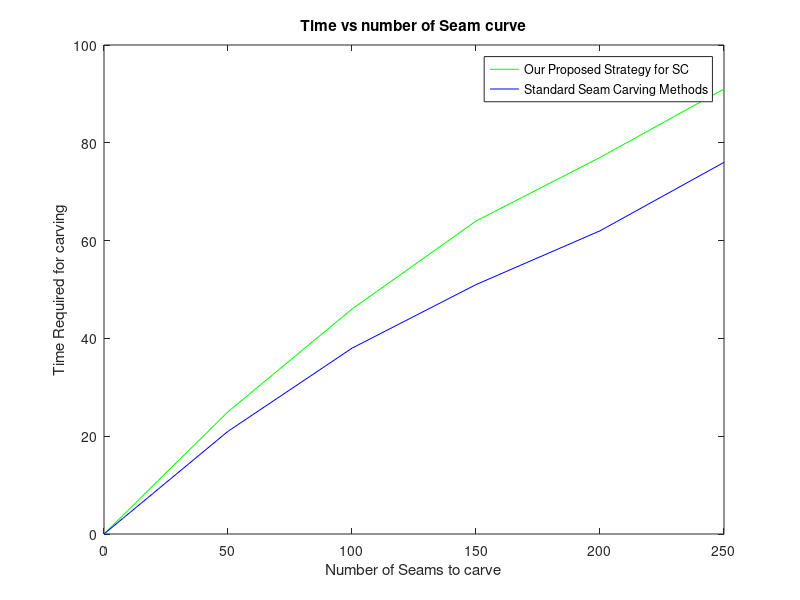

Reproduce this figure in MATLAB.
seams=[0,50,100,150,200,250];
t1=[0,25,46,64,77,91];
t2=[0,21,38,51,62,76];

a=plot(seams,t1,'g',seams,t2,'b');
legend('Our Proposed Strategy for SC','Standard Seam Carving Methods');
xlabel('Number of Seams to carve');
ylabel('Time Required for carving');
title('Time vs number of Seam curve');
savefig('plotSeamVsTime.fig');